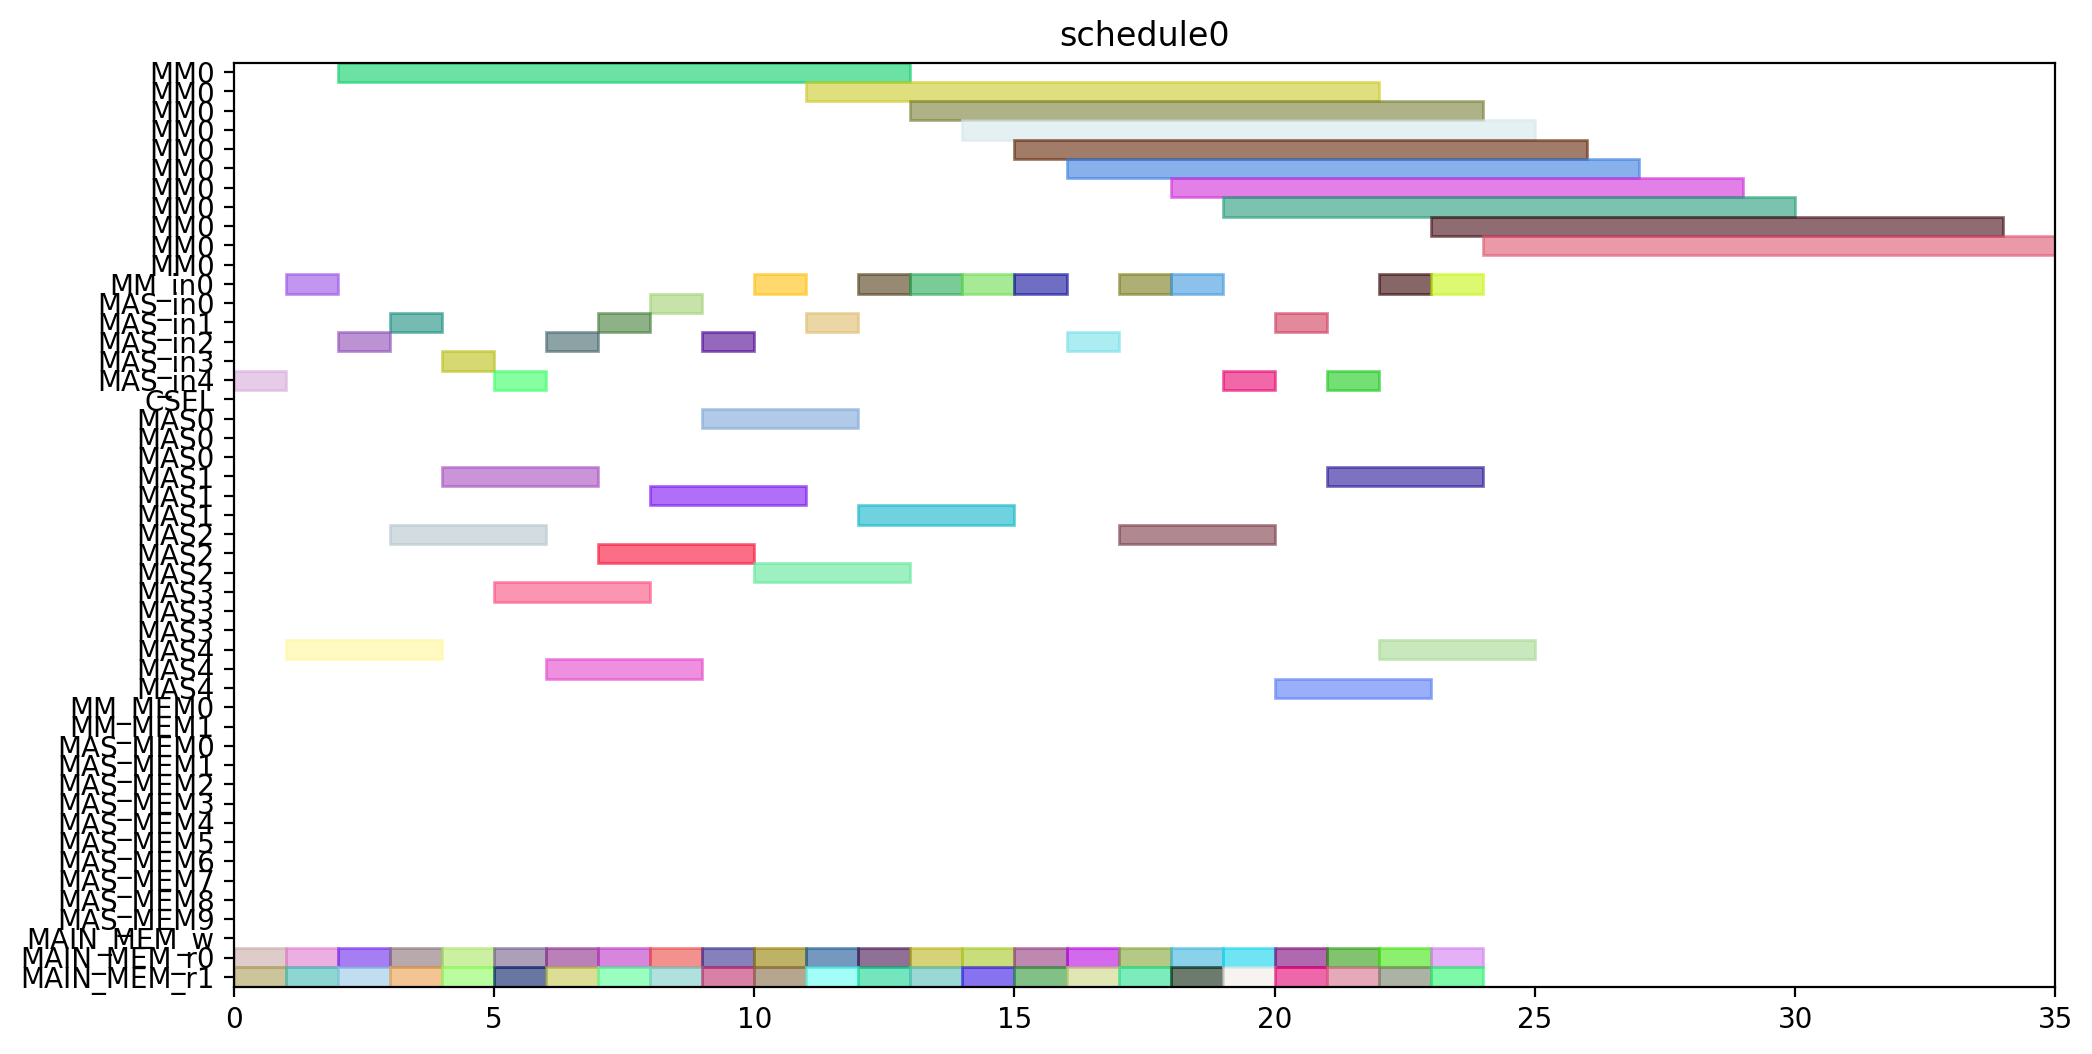

This figure's Python source:
from pyschedule import Scenario, solvers, plotters, alt


def solve():
	horizon = 120
	S = Scenario("schedule0", horizon=horizon)

	# resource
	MM = S.Resources('MM', num=1, size=11)
	MM_in = S.Resources('MM_in', num=1)
	MAS_in = S.Resources('MAS_in', num=5)
	CSEL = S.Resource('CSEL')
	MAS = S.Resources('MAS', num=5, size=3, periods=range(1, horizon))
	MM_MEM = S.Resources('MM_MEM', num=2)
	MAS_MEM = S.Resources('MAS_MEM', num=10)
	MAIN_MEM_w = S.Resource('MAIN_MEM_w', size=1)
	MAIN_MEM_r = S.Resources('MAIN_MEM_r', num=2)

	# result of previous scheduling

	# new tasks
	t0_t0 = S.Task('t0_t0', length=3, delay_cost=1)
	t0_t0 += alt(MAS)
	t0_t0_in = S.Task('t0_t0_in', length=1, delay_cost=1)
	t0_t0_in += alt(MAS_in)
	S += t0_t0_in*MAS_in[0]<=t0_t0*MAS[0]

	S += t0_t0_in*MAS_in[1]<=t0_t0*MAS[1]

	S += t0_t0_in*MAS_in[2]<=t0_t0*MAS[2]

	S += t0_t0_in*MAS_in[3]<=t0_t0*MAS[3]

	S += t0_t0_in*MAS_in[4]<=t0_t0*MAS[4]

	t0_t0_mem0 = S.Task('t0_t0_mem0', length=1, delay_cost=1)
	t0_t0_mem0 += MAIN_MEM_r[0]
	S += t0_t0_mem0 <= t0_t0

	t0_t0_mem1 = S.Task('t0_t0_mem1', length=1, delay_cost=1)
	t0_t0_mem1 += MAIN_MEM_r[1]
	S += t0_t0_mem1 <= t0_t0

	t0_t1 = S.Task('t0_t1', length=3, delay_cost=1)
	t0_t1 += alt(MAS)
	t0_t1_in = S.Task('t0_t1_in', length=1, delay_cost=1)
	t0_t1_in += alt(MAS_in)
	S += t0_t1_in*MAS_in[0]<=t0_t1*MAS[0]

	S += t0_t1_in*MAS_in[1]<=t0_t1*MAS[1]

	S += t0_t1_in*MAS_in[2]<=t0_t1*MAS[2]

	S += t0_t1_in*MAS_in[3]<=t0_t1*MAS[3]

	S += t0_t1_in*MAS_in[4]<=t0_t1*MAS[4]

	t0_t1_mem0 = S.Task('t0_t1_mem0', length=1, delay_cost=1)
	t0_t1_mem0 += MAIN_MEM_r[0]
	S += t0_t1_mem0 <= t0_t1

	t0_t1_mem1 = S.Task('t0_t1_mem1', length=1, delay_cost=1)
	t0_t1_mem1 += MAIN_MEM_r[1]
	S += t0_t1_mem1 <= t0_t1

	t0_t3 = S.Task('t0_t3', length=11, delay_cost=1)
	t0_t3 += alt(MM)
	t0_t3_in = S.Task('t0_t3_in', length=1, delay_cost=1)
	t0_t3_in += alt(MM_in)
	S += t0_t3_in*MM_in[0]<=t0_t3*MM[0]
	t0_t3_mem0 = S.Task('t0_t3_mem0', length=1, delay_cost=1)
	t0_t3_mem0 += MAIN_MEM_r[0]
	S += t0_t3_mem0 <= t0_t3

	t0_t3_mem1 = S.Task('t0_t3_mem1', length=1, delay_cost=1)
	t0_t3_mem1 += MAIN_MEM_r[1]
	S += t0_t3_mem1 <= t0_t3

	t10 = S.Task('t10', length=3, delay_cost=1)
	t10 += alt(MAS)
	t10_in = S.Task('t10_in', length=1, delay_cost=1)
	t10_in += alt(MAS_in)
	S += t10_in*MAS_in[0]<=t10*MAS[0]

	S += t10_in*MAS_in[1]<=t10*MAS[1]

	S += t10_in*MAS_in[2]<=t10*MAS[2]

	S += t10_in*MAS_in[3]<=t10*MAS[3]

	S += t10_in*MAS_in[4]<=t10*MAS[4]

	t10_mem0 = S.Task('t10_mem0', length=1, delay_cost=1)
	t10_mem0 += MAIN_MEM_r[0]
	S += t10_mem0 <= t10

	t10_mem1 = S.Task('t10_mem1', length=1, delay_cost=1)
	t10_mem1 += MAIN_MEM_r[1]
	S += t10_mem1 <= t10

	t11 = S.Task('t11', length=3, delay_cost=1)
	t11 += alt(MAS)
	t11_in = S.Task('t11_in', length=1, delay_cost=1)
	t11_in += alt(MAS_in)
	S += t11_in*MAS_in[0]<=t11*MAS[0]

	S += t11_in*MAS_in[1]<=t11*MAS[1]

	S += t11_in*MAS_in[2]<=t11*MAS[2]

	S += t11_in*MAS_in[3]<=t11*MAS[3]

	S += t11_in*MAS_in[4]<=t11*MAS[4]

	t11_mem0 = S.Task('t11_mem0', length=1, delay_cost=1)
	t11_mem0 += MAIN_MEM_r[0]
	S += t11_mem0 <= t11

	t11_mem1 = S.Task('t11_mem1', length=1, delay_cost=1)
	t11_mem1 += MAIN_MEM_r[1]
	S += t11_mem1 <= t11

	t3_t0 = S.Task('t3_t0', length=11, delay_cost=1)
	t3_t0 += alt(MM)
	t3_t0_in = S.Task('t3_t0_in', length=1, delay_cost=1)
	t3_t0_in += alt(MM_in)
	S += t3_t0_in*MM_in[0]<=t3_t0*MM[0]
	t3_t0_mem0 = S.Task('t3_t0_mem0', length=1, delay_cost=1)
	t3_t0_mem0 += MAIN_MEM_r[0]
	S += t3_t0_mem0 <= t3_t0

	t3_t0_mem1 = S.Task('t3_t0_mem1', length=1, delay_cost=1)
	t3_t0_mem1 += MAIN_MEM_r[1]
	S += t3_t0_mem1 <= t3_t0

	t3_t1 = S.Task('t3_t1', length=11, delay_cost=1)
	t3_t1 += alt(MM)
	t3_t1_in = S.Task('t3_t1_in', length=1, delay_cost=1)
	t3_t1_in += alt(MM_in)
	S += t3_t1_in*MM_in[0]<=t3_t1*MM[0]
	t3_t1_mem0 = S.Task('t3_t1_mem0', length=1, delay_cost=1)
	t3_t1_mem0 += MAIN_MEM_r[0]
	S += t3_t1_mem0 <= t3_t1

	t3_t1_mem1 = S.Task('t3_t1_mem1', length=1, delay_cost=1)
	t3_t1_mem1 += MAIN_MEM_r[1]
	S += t3_t1_mem1 <= t3_t1

	t3_t2 = S.Task('t3_t2', length=3, delay_cost=1)
	t3_t2 += alt(MAS)
	t3_t2_in = S.Task('t3_t2_in', length=1, delay_cost=1)
	t3_t2_in += alt(MAS_in)
	S += t3_t2_in*MAS_in[0]<=t3_t2*MAS[0]

	S += t3_t2_in*MAS_in[1]<=t3_t2*MAS[1]

	S += t3_t2_in*MAS_in[2]<=t3_t2*MAS[2]

	S += t3_t2_in*MAS_in[3]<=t3_t2*MAS[3]

	S += t3_t2_in*MAS_in[4]<=t3_t2*MAS[4]

	t3_t2_mem0 = S.Task('t3_t2_mem0', length=1, delay_cost=1)
	t3_t2_mem0 += MAIN_MEM_r[0]
	S += t3_t2_mem0 <= t3_t2

	t3_t2_mem1 = S.Task('t3_t2_mem1', length=1, delay_cost=1)
	t3_t2_mem1 += MAIN_MEM_r[1]
	S += t3_t2_mem1 <= t3_t2

	t3_t3 = S.Task('t3_t3', length=3, delay_cost=1)
	t3_t3 += alt(MAS)
	t3_t3_in = S.Task('t3_t3_in', length=1, delay_cost=1)
	t3_t3_in += alt(MAS_in)
	S += t3_t3_in*MAS_in[0]<=t3_t3*MAS[0]

	S += t3_t3_in*MAS_in[1]<=t3_t3*MAS[1]

	S += t3_t3_in*MAS_in[2]<=t3_t3*MAS[2]

	S += t3_t3_in*MAS_in[3]<=t3_t3*MAS[3]

	S += t3_t3_in*MAS_in[4]<=t3_t3*MAS[4]

	t3_t3_mem0 = S.Task('t3_t3_mem0', length=1, delay_cost=1)
	t3_t3_mem0 += MAIN_MEM_r[0]
	S += t3_t3_mem0 <= t3_t3

	t3_t3_mem1 = S.Task('t3_t3_mem1', length=1, delay_cost=1)
	t3_t3_mem1 += MAIN_MEM_r[1]
	S += t3_t3_mem1 <= t3_t3

	t4_t0 = S.Task('t4_t0', length=3, delay_cost=1)
	t4_t0 += alt(MAS)
	t4_t0_in = S.Task('t4_t0_in', length=1, delay_cost=1)
	t4_t0_in += alt(MAS_in)
	S += t4_t0_in*MAS_in[0]<=t4_t0*MAS[0]

	S += t4_t0_in*MAS_in[1]<=t4_t0*MAS[1]

	S += t4_t0_in*MAS_in[2]<=t4_t0*MAS[2]

	S += t4_t0_in*MAS_in[3]<=t4_t0*MAS[3]

	S += t4_t0_in*MAS_in[4]<=t4_t0*MAS[4]

	t4_t0_mem0 = S.Task('t4_t0_mem0', length=1, delay_cost=1)
	t4_t0_mem0 += MAIN_MEM_r[0]
	S += t4_t0_mem0 <= t4_t0

	t4_t0_mem1 = S.Task('t4_t0_mem1', length=1, delay_cost=1)
	t4_t0_mem1 += MAIN_MEM_r[1]
	S += t4_t0_mem1 <= t4_t0

	t4_t1 = S.Task('t4_t1', length=3, delay_cost=1)
	t4_t1 += alt(MAS)
	t4_t1_in = S.Task('t4_t1_in', length=1, delay_cost=1)
	t4_t1_in += alt(MAS_in)
	S += t4_t1_in*MAS_in[0]<=t4_t1*MAS[0]

	S += t4_t1_in*MAS_in[1]<=t4_t1*MAS[1]

	S += t4_t1_in*MAS_in[2]<=t4_t1*MAS[2]

	S += t4_t1_in*MAS_in[3]<=t4_t1*MAS[3]

	S += t4_t1_in*MAS_in[4]<=t4_t1*MAS[4]

	t4_t1_mem0 = S.Task('t4_t1_mem0', length=1, delay_cost=1)
	t4_t1_mem0 += MAIN_MEM_r[0]
	S += t4_t1_mem0 <= t4_t1

	t4_t1_mem1 = S.Task('t4_t1_mem1', length=1, delay_cost=1)
	t4_t1_mem1 += MAIN_MEM_r[1]
	S += t4_t1_mem1 <= t4_t1

	t4_t3 = S.Task('t4_t3', length=11, delay_cost=1)
	t4_t3 += alt(MM)
	t4_t3_in = S.Task('t4_t3_in', length=1, delay_cost=1)
	t4_t3_in += alt(MM_in)
	S += t4_t3_in*MM_in[0]<=t4_t3*MM[0]
	t4_t3_mem0 = S.Task('t4_t3_mem0', length=1, delay_cost=1)
	t4_t3_mem0 += MAIN_MEM_r[0]
	S += t4_t3_mem0 <= t4_t3

	t4_t3_mem1 = S.Task('t4_t3_mem1', length=1, delay_cost=1)
	t4_t3_mem1 += MAIN_MEM_r[1]
	S += t4_t3_mem1 <= t4_t3

	t5_t0 = S.Task('t5_t0', length=11, delay_cost=1)
	t5_t0 += alt(MM)
	t5_t0_in = S.Task('t5_t0_in', length=1, delay_cost=1)
	t5_t0_in += alt(MM_in)
	S += t5_t0_in*MM_in[0]<=t5_t0*MM[0]
	t5_t0_mem0 = S.Task('t5_t0_mem0', length=1, delay_cost=1)
	t5_t0_mem0 += MAIN_MEM_r[0]
	S += t5_t0_mem0 <= t5_t0

	t5_t0_mem1 = S.Task('t5_t0_mem1', length=1, delay_cost=1)
	t5_t0_mem1 += MAIN_MEM_r[1]
	S += t5_t0_mem1 <= t5_t0

	t5_t1 = S.Task('t5_t1', length=11, delay_cost=1)
	t5_t1 += alt(MM)
	t5_t1_in = S.Task('t5_t1_in', length=1, delay_cost=1)
	t5_t1_in += alt(MM_in)
	S += t5_t1_in*MM_in[0]<=t5_t1*MM[0]
	t5_t1_mem0 = S.Task('t5_t1_mem0', length=1, delay_cost=1)
	t5_t1_mem0 += MAIN_MEM_r[0]
	S += t5_t1_mem0 <= t5_t1

	t5_t1_mem1 = S.Task('t5_t1_mem1', length=1, delay_cost=1)
	t5_t1_mem1 += MAIN_MEM_r[1]
	S += t5_t1_mem1 <= t5_t1

	t5_t2 = S.Task('t5_t2', length=3, delay_cost=1)
	t5_t2 += alt(MAS)
	t5_t2_in = S.Task('t5_t2_in', length=1, delay_cost=1)
	t5_t2_in += alt(MAS_in)
	S += t5_t2_in*MAS_in[0]<=t5_t2*MAS[0]

	S += t5_t2_in*MAS_in[1]<=t5_t2*MAS[1]

	S += t5_t2_in*MAS_in[2]<=t5_t2*MAS[2]

	S += t5_t2_in*MAS_in[3]<=t5_t2*MAS[3]

	S += t5_t2_in*MAS_in[4]<=t5_t2*MAS[4]

	t5_t2_mem0 = S.Task('t5_t2_mem0', length=1, delay_cost=1)
	t5_t2_mem0 += MAIN_MEM_r[0]
	S += t5_t2_mem0 <= t5_t2

	t5_t2_mem1 = S.Task('t5_t2_mem1', length=1, delay_cost=1)
	t5_t2_mem1 += MAIN_MEM_r[1]
	S += t5_t2_mem1 <= t5_t2

	t5_t3 = S.Task('t5_t3', length=3, delay_cost=1)
	t5_t3 += alt(MAS)
	t5_t3_in = S.Task('t5_t3_in', length=1, delay_cost=1)
	t5_t3_in += alt(MAS_in)
	S += t5_t3_in*MAS_in[0]<=t5_t3*MAS[0]

	S += t5_t3_in*MAS_in[1]<=t5_t3*MAS[1]

	S += t5_t3_in*MAS_in[2]<=t5_t3*MAS[2]

	S += t5_t3_in*MAS_in[3]<=t5_t3*MAS[3]

	S += t5_t3_in*MAS_in[4]<=t5_t3*MAS[4]

	t5_t3_mem0 = S.Task('t5_t3_mem0', length=1, delay_cost=1)
	t5_t3_mem0 += MAIN_MEM_r[0]
	S += t5_t3_mem0 <= t5_t3

	t5_t3_mem1 = S.Task('t5_t3_mem1', length=1, delay_cost=1)
	t5_t3_mem1 += MAIN_MEM_r[1]
	S += t5_t3_mem1 <= t5_t3

	t6_t0 = S.Task('t6_t0', length=11, delay_cost=1)
	t6_t0 += alt(MM)
	t6_t0_in = S.Task('t6_t0_in', length=1, delay_cost=1)
	t6_t0_in += alt(MM_in)
	S += t6_t0_in*MM_in[0]<=t6_t0*MM[0]
	t6_t0_mem0 = S.Task('t6_t0_mem0', length=1, delay_cost=1)
	t6_t0_mem0 += MAIN_MEM_r[0]
	S += t6_t0_mem0 <= t6_t0

	t6_t0_mem1 = S.Task('t6_t0_mem1', length=1, delay_cost=1)
	t6_t0_mem1 += MAIN_MEM_r[1]
	S += t6_t0_mem1 <= t6_t0

	t6_t1 = S.Task('t6_t1', length=11, delay_cost=1)
	t6_t1 += alt(MM)
	t6_t1_in = S.Task('t6_t1_in', length=1, delay_cost=1)
	t6_t1_in += alt(MM_in)
	S += t6_t1_in*MM_in[0]<=t6_t1*MM[0]
	t6_t1_mem0 = S.Task('t6_t1_mem0', length=1, delay_cost=1)
	t6_t1_mem0 += MAIN_MEM_r[0]
	S += t6_t1_mem0 <= t6_t1

	t6_t1_mem1 = S.Task('t6_t1_mem1', length=1, delay_cost=1)
	t6_t1_mem1 += MAIN_MEM_r[1]
	S += t6_t1_mem1 <= t6_t1

	t6_t2 = S.Task('t6_t2', length=3, delay_cost=1)
	t6_t2 += alt(MAS)
	t6_t2_in = S.Task('t6_t2_in', length=1, delay_cost=1)
	t6_t2_in += alt(MAS_in)
	S += t6_t2_in*MAS_in[0]<=t6_t2*MAS[0]

	S += t6_t2_in*MAS_in[1]<=t6_t2*MAS[1]

	S += t6_t2_in*MAS_in[2]<=t6_t2*MAS[2]

	S += t6_t2_in*MAS_in[3]<=t6_t2*MAS[3]

	S += t6_t2_in*MAS_in[4]<=t6_t2*MAS[4]

	t6_t2_mem0 = S.Task('t6_t2_mem0', length=1, delay_cost=1)
	t6_t2_mem0 += MAIN_MEM_r[0]
	S += t6_t2_mem0 <= t6_t2

	t6_t2_mem1 = S.Task('t6_t2_mem1', length=1, delay_cost=1)
	t6_t2_mem1 += MAIN_MEM_r[1]
	S += t6_t2_mem1 <= t6_t2

	t6_t3 = S.Task('t6_t3', length=3, delay_cost=1)
	t6_t3 += alt(MAS)
	t6_t3_in = S.Task('t6_t3_in', length=1, delay_cost=1)
	t6_t3_in += alt(MAS_in)
	S += t6_t3_in*MAS_in[0]<=t6_t3*MAS[0]

	S += t6_t3_in*MAS_in[1]<=t6_t3*MAS[1]

	S += t6_t3_in*MAS_in[2]<=t6_t3*MAS[2]

	S += t6_t3_in*MAS_in[3]<=t6_t3*MAS[3]

	S += t6_t3_in*MAS_in[4]<=t6_t3*MAS[4]

	t6_t3_mem0 = S.Task('t6_t3_mem0', length=1, delay_cost=1)
	t6_t3_mem0 += MAIN_MEM_r[0]
	S += t6_t3_mem0 <= t6_t3

	t6_t3_mem1 = S.Task('t6_t3_mem1', length=1, delay_cost=1)
	t6_t3_mem1 += MAIN_MEM_r[1]
	S += t6_t3_mem1 <= t6_t3

	t7_t0 = S.Task('t7_t0', length=11, delay_cost=1)
	t7_t0 += alt(MM)
	t7_t0_in = S.Task('t7_t0_in', length=1, delay_cost=1)
	t7_t0_in += alt(MM_in)
	S += t7_t0_in*MM_in[0]<=t7_t0*MM[0]
	t7_t0_mem0 = S.Task('t7_t0_mem0', length=1, delay_cost=1)
	t7_t0_mem0 += MAIN_MEM_r[0]
	S += t7_t0_mem0 <= t7_t0

	t7_t0_mem1 = S.Task('t7_t0_mem1', length=1, delay_cost=1)
	t7_t0_mem1 += MAIN_MEM_r[1]
	S += t7_t0_mem1 <= t7_t0

	t7_t1 = S.Task('t7_t1', length=11, delay_cost=1)
	t7_t1 += alt(MM)
	t7_t1_in = S.Task('t7_t1_in', length=1, delay_cost=1)
	t7_t1_in += alt(MM_in)
	S += t7_t1_in*MM_in[0]<=t7_t1*MM[0]
	t7_t1_mem0 = S.Task('t7_t1_mem0', length=1, delay_cost=1)
	t7_t1_mem0 += MAIN_MEM_r[0]
	S += t7_t1_mem0 <= t7_t1

	t7_t1_mem1 = S.Task('t7_t1_mem1', length=1, delay_cost=1)
	t7_t1_mem1 += MAIN_MEM_r[1]
	S += t7_t1_mem1 <= t7_t1

	t7_t2 = S.Task('t7_t2', length=3, delay_cost=1)
	t7_t2 += alt(MAS)
	t7_t2_in = S.Task('t7_t2_in', length=1, delay_cost=1)
	t7_t2_in += alt(MAS_in)
	S += t7_t2_in*MAS_in[0]<=t7_t2*MAS[0]

	S += t7_t2_in*MAS_in[1]<=t7_t2*MAS[1]

	S += t7_t2_in*MAS_in[2]<=t7_t2*MAS[2]

	S += t7_t2_in*MAS_in[3]<=t7_t2*MAS[3]

	S += t7_t2_in*MAS_in[4]<=t7_t2*MAS[4]

	t7_t2_mem0 = S.Task('t7_t2_mem0', length=1, delay_cost=1)
	t7_t2_mem0 += MAIN_MEM_r[0]
	S += t7_t2_mem0 <= t7_t2

	t7_t2_mem1 = S.Task('t7_t2_mem1', length=1, delay_cost=1)
	t7_t2_mem1 += MAIN_MEM_r[1]
	S += t7_t2_mem1 <= t7_t2

	t7_t3 = S.Task('t7_t3', length=3, delay_cost=1)
	t7_t3 += alt(MAS)
	t7_t3_in = S.Task('t7_t3_in', length=1, delay_cost=1)
	t7_t3_in += alt(MAS_in)
	S += t7_t3_in*MAS_in[0]<=t7_t3*MAS[0]

	S += t7_t3_in*MAS_in[1]<=t7_t3*MAS[1]

	S += t7_t3_in*MAS_in[2]<=t7_t3*MAS[2]

	S += t7_t3_in*MAS_in[3]<=t7_t3*MAS[3]

	S += t7_t3_in*MAS_in[4]<=t7_t3*MAS[4]

	t7_t3_mem0 = S.Task('t7_t3_mem0', length=1, delay_cost=1)
	t7_t3_mem0 += MAIN_MEM_r[0]
	S += t7_t3_mem0 <= t7_t3

	t7_t3_mem1 = S.Task('t7_t3_mem1', length=1, delay_cost=1)
	t7_t3_mem1 += MAIN_MEM_r[1]
	S += t7_t3_mem1 <= t7_t3

	solvers.mip.solve(S,msg=1,kind='CPLEX',ratio_gap=1.01)

	solution = [['hoge']*len(S.solution()[1]) for i in range(len(S.solution()))]
	for i in range(len(S.solution())):
		for j in range(len(S.solution()[i])):
			solution[i][j]=str(S.solution()[i][j])
	print(solution)

	cycles = int(solution[-1][3])

	pic_file_name = "/mnt/rose/usr1/fukuda/ABE/multiRAM_multiMAS_16mux/scheduling_result/stage11MM1_stage3MAS5/SQR012345/schedule0.png"
	if(S.solution() != []):
		plotters.matplotlib.plot(S,img_filename=pic_file_name, show_task_labels=False, fig_size=(cycles*0.25+3, 6))

	return solution
